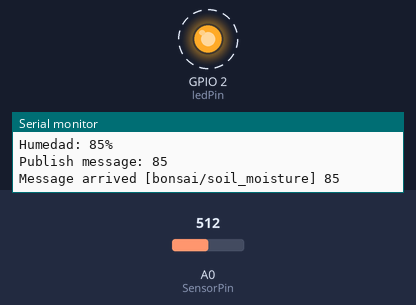
Bench run of a program on a simulated ESP8266 (Wemos D1 mini). On the bench: output pins drawn as LEDs (lit = HIGH), the last lines printed to the serial monitor. Dashed ring = blinking. The test bench sets the inputs (shaded band); at power-on: A0 (SensorPin) = 512. WiFi joins after 1.5 s; servers stay silent unless stated; no MQTT or app messages arrive unless stated.

Above: at 6.2 s.
6.3 s: A0 (SensorPin) set to 493
At 12.4 s:
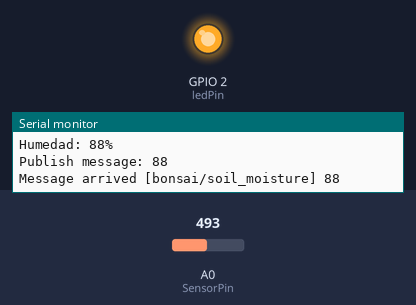
14.3 s: A0 (SensorPin) set to 429
At 17.45 s:
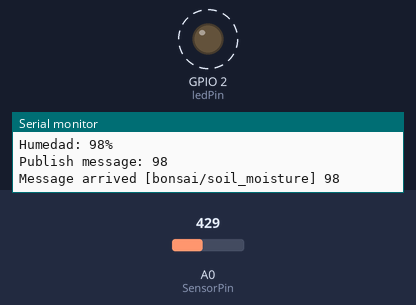
22.3 s: A0 (SensorPin) set to 405
At 24.4 s:
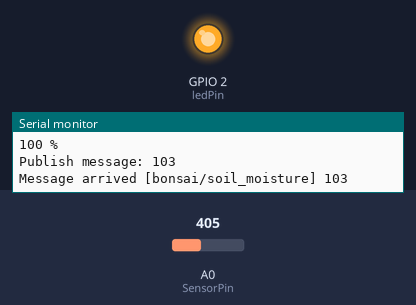
Timing chart, 0 to 25.9 s (numbered marks = the images above; inputs shaded):
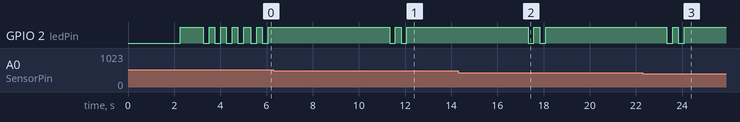

The program:

main.cpp
```cpp
#include <Arduino.h>
#include <SPI.h>
#include <Wire.h>
#include <ESP8266WiFi.h>
#include <PubSubClient.h>

// Pin definitions
const int AirValue = 1024;   // you need to replace this value with Value_1
const int WaterValue = 426; // you need to replace this value with Value_2
const int SensorPin = A0;
int soilMoistureValue = 0;
int soilmoisturepercent = 0;
// LED Pin
const int ledPin = 2;

int measure_time = 5000; // 5 seconds

// Wifi connection variables
#define wifi_ssid "DIGIFIBRA-cF5T"
#define wifi_password "P92sKt3FGfsy"

// MQTT connection variables
#define mqtt_server "192.168.1.43"
#define mqtt_user "root"
#define mqtt_password "orangepi.hass"

#define mqtt_topic "bonsai/soil_moisture"

// functions
void setup_wifi();
void reconnect();
bool checkBound(float newValue, float prevValue, float maxDiff);
void callback(char *topic, byte *payload, unsigned int length);
void ledLoopBlink(int repetitions);

WiFiClient espClient;
PubSubClient client(espClient);

void setup()
{
    // Inicializa el LED como salida
  pinMode(ledPin, OUTPUT);
  Serial.begin(115200); // open serial port, set the baud rate to 9600 bps
  Serial.print("*********************************************");
  Serial.println("soil Moisture Sensor Test!"); // prints title with ending line break
  delay(1000);

  setup_wifi();
  client.setServer(mqtt_server, 1883);
  Serial.println("Mqtt connected to: ");
  Serial.println(mqtt_server);
  Serial.println("Setup complete.");
  Serial.print("*********************************************");
}

// Variables for loop
long lastMsg = 0;
float prevMoisture = 0;

// threshold for sending a message
float maxDiff = 1.0;

void loop()
{
  digitalWrite(ledPin, HIGH);

  if (!client.connected())
  {
    reconnect();
  }
  client.loop();

  long now = millis();
  if (now - lastMsg > measure_time)
  {
    soilMoistureValue = analogRead(SensorPin); // put Sensor insert into soil
    Serial.println(soilMoistureValue);
    soilmoisturepercent = map(soilMoistureValue, AirValue, WaterValue, 0, 100);
    if (soilmoisturepercent > 100)
    {
      Serial.println("100 %");
    }
    else if (soilmoisturepercent < 0)
    {
      Serial.println("0 %");
    }
    else if (soilmoisturepercent >= 0 && soilmoisturepercent <= 100)
    {
      Serial.print("Humedad: ");
      Serial.print(soilmoisturepercent);
      Serial.println("%");
    }
    if (checkBound(soilmoisturepercent, prevMoisture, maxDiff))
    {
      prevMoisture = soilmoisturepercent;
      Serial.print("Publish message: ");
      Serial.println(soilmoisturepercent);
      String message = String(soilmoisturepercent);
      client.publish(mqtt_topic, (const uint8_t*)message.c_str(), message.length());
      callback(mqtt_topic,(uint8_t*)message.c_str(), message.length());
      ledLoopBlink(2);
    }
    lastMsg = now;


  }
  delay(5000);
  Serial.println("-------------------------------------------------");
}

void setup_wifi()
{
  delay(10);
  // We start by connecting to a WiFi network
  Serial.println();
  Serial.print("Connecting to ");
  Serial.println(wifi_ssid);

  WiFi.begin(wifi_ssid, wifi_password);

  while (WiFi.status() != WL_CONNECTED)
  {
    delay(1000);
    Serial.print(".");
    digitalWrite(ledPin, LOW);
    delay(250);
    digitalWrite(ledPin, HIGH);

  }

  Serial.println("");
  Serial.println("WiFi connected");
  Serial.println("IP address: ");
  Serial.println(WiFi.localIP());
  ledLoopBlink(3);
}
void ledLoopBlink(int repetitions){
  for (int i = 0; i < repetitions; i++)
  {
    digitalWrite(ledPin, HIGH);
    delay(250);
    digitalWrite(ledPin, LOW);
    delay(250);
    digitalWrite(ledPin, HIGH);
  }
}

void reconnect()
{
  // Loop until we're reconnected
  while (!client.connected())
  {
    Serial.print("Attempting MQTT connection...");
    if (client.connect("ESP8266Client", mqtt_user, mqtt_password))
    {
      Serial.println("connected");
    }
    else
    {
      Serial.print("failed, rc=");
      Serial.print(client.state());
      Serial.println(" try again in 5 seconds");
      // Wait 5 seconds before retrying
      delay(5000);
    }
  }
}

bool checkBound(float newValue, float prevValue, float maxDiff)
{
  return !isnan(newValue) &&
         (newValue < prevValue - maxDiff || newValue > prevValue + maxDiff);
}

void callback(char *topic, byte *payload, unsigned int length)
{
  Serial.print("Message arrived [");
  Serial.print(topic);
  Serial.print("] ");
  for (unsigned int i = 0; i < length; i++)
  {
    Serial.print((char)payload[i]);
  }
  Serial.println();
}
```

Measured:
- the behaviour switches between 501 and 500 on A0 (SensorPin) (found by bisection; images 0 and 1)
- the behaviour switches between 418 and 417 on A0 (SensorPin) (found by bisection; images 2 and 3)
- after the input at 6.3 s, GPIO 2 (ledPin): alternates HIGH for 0.25 s and LOW for 0.25 s, 4 changes in all, then stays HIGH, starting after 5.0 s
- after the input at 14.3 s, GPIO 2 (ledPin): alternates HIGH for 0.25 s and LOW for 0.25 s, 4 changes in all, then stays HIGH, starting after 3.0 s
- after the input at 22.3 s, GPIO 2 (ledPin): alternates HIGH for 0.25 s and LOW for 0.25 s, 4 changes in all, then stays HIGH, starting after 1.0 s
- by itself, GPIO 2 (ledPin): alternates HIGH for 0.25 s and LOW for 0.25 s
